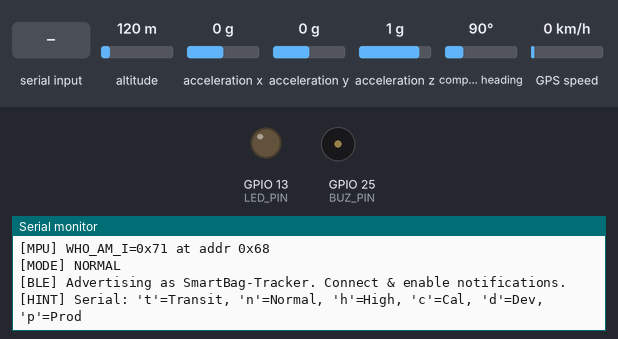
Recording of a sketch running on a simulated ESP32. Parts: output pins drawn as LEDs (lit = HIGH), buzzer (waves = sounding, pin HIGH), the last lines printed to the serial monitor. Wiring (inferred from the names in the program): MPU-9250 motion sensor at I2C address 0x68. Inputs (shaded band) come from the test bench; at power-on: altitude 120 m, acceleration x 0 g, acceleration y 0 g, acceleration z 1 g, compass heading 90°, GPS speed 0 km/h. The GPS gets a fix after 3 s at 37.7749, -122.4194 with 8 satellites; nothing arrives over Bluetooth unless stated; a phone connects over Bluetooth LE 3 s after start.

Above: at 1.4 s.
1.5 s: "t" received over Serial
At 1.81 s:
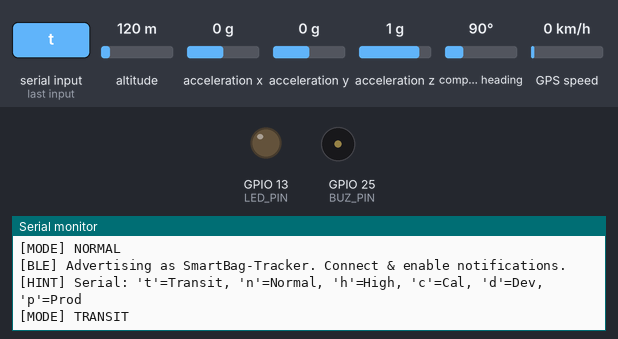
3.5 s: "h" received over Serial
At 3.9 s:
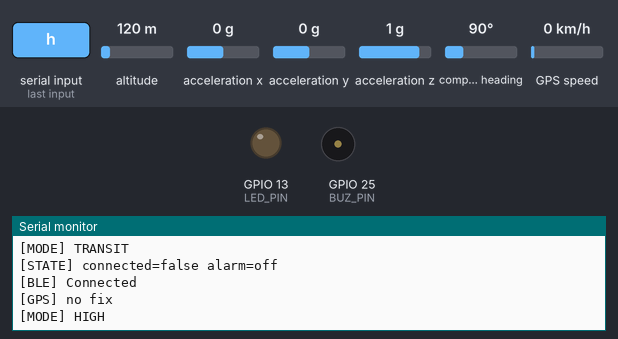
5.5 s: "c" received over Serial
At 6.4 s:
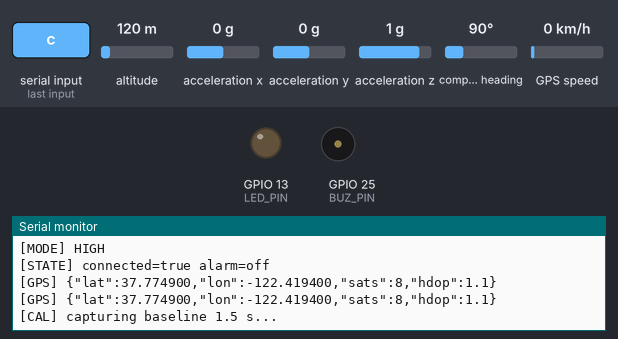

Measured:
- after the input at 1.5 s, the serial monitor: prints a new line at once (image 1)
- after the input at 3.5 s, the serial monitor: prints a new line at once (image 2)
- after the input at 5.5 s, the serial monitor: prints a new line at once (image 3)

The sketch:

final_v1.ino
```cpp
#include <Arduino.h>
#include <Wire.h>
#include <BLEDevice.h>
#include <BLEServer.h>
#include <BLEUtils.h>
#include <BLE2902.h>
#include <TinyGPSPlus.h>

// ===== Pins =====
const int BUZ_PIN = 25;   // Buzzer +
const int LED_PIN = 13;    // LED (through 220Ω to GND)
const int SDA_PIN = 21;   // I2C SDA (MPU)
const int SCL_PIN = 22;   // I2C SCL (MPU)
const int GPS_RX2 = 16;   // ESP32 RX2  <- GPS TX
const int GPS_TX2 = 17;   // ESP32 TX2  -> GPS RX (optional)

// ===== BLE UUIDs =====
#define SERVICE_UUID              "00001234-0000-1000-8000-00805f9b34fb"
#define CHARACTERISTIC_UUID_EVT   "00005678-0000-1000-8000-00805f9b34fb" // motion/tether events
#define CHARACTERISTIC_UUID_GPS   "0000A001-0000-1000-8000-00805f9b34fb" // GPS JSON

// ===== Tether alarm (BLE disconnect) =====
volatile bool deviceConnected = false;
unsigned long lastDisconnectedAt = 0;
unsigned long GRACE_MS = 2500;  // delay after disconnect before alarm

// ===== Siren (two-tone, non-blocking, using tone()) =====
int SIREN_F1 = 900;              // Hz
int SIREN_F2 = 1400;             // Hz
unsigned long SIREN_STEP_MS = 300;
bool alarmOn = false;
bool prevAlarmOn = false;
bool sirenAtF1 = true;
unsigned long lastSirenStep = 0;

// ===== Motion detection (MPU-9250/6500) =====
uint8_t  MPU_ADDR = 0x68; // 0x68 if AD0=GND, 0x69 if AD0=VCC
const uint8_t REG_PWR_MGMT_1   = 0x6B;
const uint8_t REG_ACCEL_CONFIG = 0x1C; // ±2g when 0x00
const uint8_t REG_ACCEL_XOUT_H = 0x3B;
const float   ACC_LSB_PER_G    = 16384.0f;

// ---- Tunable thresholds (changed via profiles/dev mode) ----
float     JERK_THR_G_PER_S = 1.00f;
float     STD_THR_G        = 0.065f;
float     TILT_THR_DEG     = 40.0f;
uint16_t  HOLD_MS          = 220;
uint16_t  WINDOW_MS        = 700;
uint16_t  READ_PERIOD_MS   = 15;    // ~66 Hz

// ---- Motion state / buffers ----
struct Sample { float dyn; float pitch; float roll; uint32_t t; };
const int MAX_SAMPLES = 128;
Sample ringBuf[MAX_SAMPLES];
int rbHead = 0, rbCount = 0;

float    lastMag = 1.0f;
uint32_t lastReadMs = 0;
uint32_t motionOverSince = 0;
uint32_t lastMotionNotify = 0;
const uint32_t REFRACTORY_MS = 4000; // min gap between motion notifies

// ===== GPS =====
TinyGPSPlus gps;
HardwareSerial GPS_Serial(2);
double lastLat = 0.0, lastLng = 0.0;

// ===== BLE globals =====
BLEServer*          gServer   = nullptr;
BLECharacteristic*  gCharEvt  = nullptr; // "MOTION" etc.
BLECharacteristic*  gCharGps  = nullptr; // JSON GPS

// ===== Helpers =====
float toDeg(float r){ return r * 57.29578f; }

// ===== Buzzer helpers (portable) =====
void buzzerInit() { pinMode(BUZ_PIN, OUTPUT); digitalWrite(BUZ_PIN, LOW); }
inline void buzzerTone(uint16_t freq) { tone(BUZ_PIN, freq); } // start/retune tone
inline void buzzerOff() { noTone(BUZ_PIN); digitalWrite(BUZ_PIN, LOW); }

// ===== BLE callbacks =====
class MyServerCallbacks : public BLEServerCallbacks {
  void onConnect(BLEServer* pServer) override {
    deviceConnected = true;
    alarmOn = false;
    buzzerOff();
    digitalWrite(LED_PIN, LOW);
    Serial.println("[BLE] Connected");
  }
  void onDisconnect(BLEServer* pServer) override {
    deviceConnected = false;
    lastDisconnectedAt = millis();
    Serial.println("[BLE] Disconnected");
    pServer->getAdvertising()->start();
  }
};

// ===== I2C / MPU helpers =====
bool mpuWrite8(uint8_t reg, uint8_t val) {
  Wire.beginTransmission(MPU_ADDR);
  Wire.write(reg); Wire.write(val);
  return Wire.endTransmission() == 0;
}
bool mpuReadBytes(uint8_t reg, uint8_t *buf, uint8_t len) {
  Wire.beginTransmission(MPU_ADDR);
  Wire.write(reg);
  if (Wire.endTransmission(false) != 0) return false;
  if (Wire.requestFrom((int)MPU_ADDR, (int)len) != len) return false;
  for (uint8_t i=0;i<len;i++) buf[i]=Wire.read();
  return true;
}
bool readAccelG(float &ax, float &ay, float &az) {
  uint8_t raw[6];
  if (!mpuReadBytes(REG_ACCEL_XOUT_H, raw, 6)) return false;
  int16_t rx = (int16_t)((raw[0]<<8)|raw[1]);
  int16_t ry = (int16_t)((raw[2]<<8)|raw[3]);
  int16_t rz = (int16_t)((raw[4]<<8)|raw[5]);
  ax=(float)rx/ACC_LSB_PER_G; ay=(float)ry/ACC_LSB_PER_G; az=(float)rz/ACC_LSB_PER_G;
  return true;
}

// ===== Siren (non-blocking) with instant start on rising edge =====
void runSiren() {
  unsigned long now = millis();

  // Rising edge: start immediately
  if (alarmOn && !prevAlarmOn) {
    buzzerTone(SIREN_F1);
    digitalWrite(LED_PIN, HIGH);
    lastSirenStep = now;
    sirenAtF1 = true;
  }

  if (!alarmOn) {
    buzzerOff();
    digitalWrite(LED_PIN, LOW);
  } else {
    if (now - lastSirenStep >= SIREN_STEP_MS) {
      lastSirenStep = now;
      sirenAtF1 = !sirenAtF1;
      buzzerTone(sirenAtF1 ? SIREN_F1 : SIREN_F2);
      digitalWrite(LED_PIN, sirenAtF1 ? HIGH : LOW);
    }
  }

  prevAlarmOn = alarmOn;
}

// ===== Motion features / decision =====
void processMotion(float ax,float ay,float az) {
  uint32_t now = millis();
  float mag = sqrtf(ax*ax+ay*ay+az*az);
  float dyn = fabsf(mag - 1.0f);

  float dt = (lastReadMs==0) ? 0.01f : (now - lastReadMs) / 1000.0f;
  if (dt <= 0) dt = 0.01f;
  lastReadMs = now;

  float jerk = fabsf(mag - lastMag) / dt;
  lastMag = mag;

  float pitch = toDeg(atan2f(ax, sqrtf(ay*ay + az*az)));
  float roll  = toDeg(atan2f(ay, sqrtf(ax*ax + az*az)));

  // push to ring buffer
  ringBuf[rbHead] = { dyn, pitch, roll, now };
  rbHead = (rbHead + 1) % MAX_SAMPLES;
  if (rbCount < MAX_SAMPLES) rbCount++;

  // window stats (last WINDOW_MS)
  float mean=0, m2=0; int n=0;
  float minP=+1e9, maxP=-1e9, minR=+1e9, maxR=-1e9;
  for (int i=0;i<rbCount;i++) {
    int idx = (rbHead - 1 - i + MAX_SAMPLES) % MAX_SAMPLES;
    if (now - ringBuf[idx].t > WINDOW_MS) break;
    float x = ringBuf[idx].dyn;
    n++; float d = x - mean; mean += d / n; m2 += d * (x - mean);
    if (ringBuf[idx].pitch < minP) minP = ringBuf[idx].pitch;
    if (ringBuf[idx].pitch > maxP) maxP = ringBuf[idx].pitch;
    if (ringBuf[idx].roll  < minR) minR = ringBuf[idx].roll;
    if (ringBuf[idx].roll  > maxR) maxR = ringBuf[idx].roll;
  }
  if (n < 5) return;

  float stdDyn   = sqrtf(m2 / (n - 1));
  float tiltSpan = max(maxP - minP, maxR - minR);

  bool cond = (jerk > JERK_THR_G_PER_S) && (stdDyn > STD_THR_G) && (tiltSpan > TILT_THR_DEG);

  // must persist for HOLD_MS
  if (cond) {
    if (motionOverSince == 0) motionOverSince = now;
  } else {
    motionOverSince = 0;
  }

  bool persistent = motionOverSince && (now - motionOverSince >= HOLD_MS);
  bool cooldown   = (now - lastMotionNotify) < REFRACTORY_MS;

  if (persistent && !cooldown) {
    lastMotionNotify = now;

    // Notify phone (if connected)
    if (deviceConnected && gCharEvt) {
      gCharEvt->setValue("MOTION");
      gCharEvt->notify();
    }
    // local short chirp (not the big tether siren)
    buzzerTone(1400);
    digitalWrite(LED_PIN, HIGH);
    delay(70);
    buzzerOff();
    digitalWrite(LED_PIN, LOW);

    motionOverSince = 0; // reset latch
  }
}

// ===== Profiles (numbers, no enums) =====
#define MODE_TRANSIT 0
#define MODE_NORMAL  1
#define MODE_HIGH    2

void setProfile(uint8_t mode) {
  switch (mode) {
    case MODE_TRANSIT:  // least sensitive (bus/train)
      JERK_THR_G_PER_S = 1.40f;
      STD_THR_G        = 0.10f;
      TILT_THR_DEG     = 60.0f;
      HOLD_MS          = 300;
      WINDOW_MS        = 700;
      READ_PERIOD_MS   = 20;
      Serial.println("[MODE] TRANSIT");
      break;
    case MODE_HIGH:     // most sensitive (café/library)
      JERK_THR_G_PER_S = 0.70f;
      STD_THR_G        = 0.045f;
      TILT_THR_DEG     = 25.0f;
      HOLD_MS          = 150;
      WINDOW_MS        = 800;
      READ_PERIOD_MS   = 12;
      Serial.println("[MODE] HIGH");
      break;
    case MODE_NORMAL:   // default campus walking
    default:
      JERK_THR_G_PER_S = 1.00f;
      STD_THR_G        = 0.065f;
      TILT_THR_DEG     = 40.0f;
      HOLD_MS          = 220;
      WINDOW_MS        = 700;
      READ_PERIOD_MS   = 15;
      Serial.println("[MODE] NORMAL");
      break;
  }
}

// ===== Auto-calibration =====
void autoCalibrateStd() {
  Serial.println("[CAL] capturing baseline 1.5 s...");
  uint32_t t0 = millis();
  float mean=0, m2=0; int n=0;
  while (millis() - t0 < 1500) {
    float ax, ay, az;
    if (readAccelG(ax, ay, az)) {
      float mag = sqrtf(ax*ax + ay*ay + az*az);
      float dyn = fabsf(mag - 1.0f);
      n++; float d = dyn - mean; mean += d / n; m2 += d * (dyn - mean);
    }
    delay(10);
  }
  float noiseStd = (n>1) ? sqrtf(m2/(n-1)) : 0.04f;
  STD_THR_G = max(0.045f, noiseStd * 2.2f);
  Serial.printf("[CAL] noiseStd=%.4f -> STD_THR_G=%.4f\n", noiseStd, STD_THR_G);
}

// ===== DEV / PROD quick toggles =====
void setDevMode(bool on) {
  if (on) {
    GRACE_MS = 0;                // instant siren on disconnect
    SIREN_STEP_MS = 120;         // snappier
    setProfile(MODE_HIGH);       // start very sensitive for testing
    Serial.println("[DEV] Instant-response mode ON");
  } else {
    GRACE_MS = 2500;
    SIREN_STEP_MS = 300;
    setProfile(MODE_NORMAL);
    Serial.println("[DEV] Instant-response mode OFF (production)");
  }
}

void setup() {
  pinMode(LED_PIN, OUTPUT);
  digitalWrite(LED_PIN, LOW);
  buzzerInit();

  Serial.begin(115200);
  delay(200);
  Serial.println("[BOOT] SmartBag: BLE + Motion + GPS");

  // I2C init (MPU)
  Wire.begin(SDA_PIN, SCL_PIN);
  Wire.setClock(400000);
  delay(50);

  // WHO_AM_I & address fallback to 0x69 if needed
  uint8_t who=0; mpuReadBytes(0x75, &who, 1);
  if (who == 0x00) { MPU_ADDR = 0x69; mpuReadBytes(0x75, &who, 1); }
  Serial.printf("[MPU] WHO_AM_I=0x%02X at addr 0x%02X\n", who, MPU_ADDR);

  // Wake + set accel ±2g
  mpuWrite8(REG_PWR_MGMT_1, 0x01);   // PLL
  delay(10);
  mpuWrite8(REG_ACCEL_CONFIG, 0x00); // ±2g
  delay(10);

  // GPS UART
  GPS_Serial.begin(9600, SERIAL_8N1, GPS_RX2, GPS_TX2); // NEO-6M default baud

  // Sensitivity profile
  setProfile(MODE_NORMAL);
  // For development, you can enable instant mode:
  // setDevMode(true);

  // BLE init
  BLEDevice::init("SmartBag-Tracker");
  gServer = BLEDevice::createServer();
  gServer->setCallbacks(new MyServerCallbacks());

  BLEService* svc = gServer->createService(BLEUUID(SERVICE_UUID));

  // Event characteristic (MOTION etc.)
  gCharEvt = svc->createCharacteristic(
               BLEUUID(CHARACTERISTIC_UUID_EVT),
               BLECharacteristic::PROPERTY_READ | BLECharacteristic::PROPERTY_NOTIFY
             );
  gCharEvt->setValue("ready");
  gCharEvt->addDescriptor(new BLE2902());

  // GPS characteristic (JSON)
  gCharGps = svc->createCharacteristic(
               BLEUUID(CHARACTERISTIC_UUID_GPS),
               BLECharacteristic::PROPERTY_READ | BLECharacteristic::PROPERTY_NOTIFY
             );
  gCharGps->setValue("{\"fix\":false}");
  gCharGps->addDescriptor(new BLE2902());

  svc->start();

  BLEAdvertising* adv = gServer->getAdvertising();
  adv->addServiceUUID(svc->getUUID());
  adv->setScanResponse(true);
  adv->start();

  Serial.println("[BLE] Advertising as SmartBag-Tracker. Connect & enable notifications.");
  Serial.println("[HINT] Serial: 't'=Transit, 'n'=Normal, 'h'=High, 'c'=Cal, 'd'=Dev, 'p'=Prod");
}

void loop() {
  unsigned long now = millis();

  // ----------- Tether alarm state -----------
  if (deviceConnected) {
    alarmOn = false;
  } else if (lastDisconnectedAt && (now - lastDisconnectedAt) > GRACE_MS) {
    alarmOn = true;
  } else {
    alarmOn = false;
  }
  runSiren();

  // ----------- Motion detection -----------
  static unsigned long lastRead = 0;
  if (deviceConnected && (now - lastRead) >= READ_PERIOD_MS) {
    lastRead = now;
    float ax, ay, az;
    if (readAccelG(ax, ay, az)) {
      processMotion(ax, ay, az);
    }
  }

  // ----------- GPS feeding & publish -----------
  while (GPS_Serial.available()) gps.encode(GPS_Serial.read());

  static unsigned long lastGpsMs = 0;
  if (deviceConnected && (now - lastGpsMs >= 1000)) {
    lastGpsMs = now;

    if (gps.location.isValid() && gps.hdop.isValid()) {
      double lat = gps.location.lat();
      double lng = gps.location.lng();
      uint32_t sats = gps.satellites.isValid() ? gps.satellites.value() : 0;
      double hdop = gps.hdop.hdop();

      bool movedEnough = (fabs(lat - lastLat) > 0.0001) || (fabs(lng - lastLng) > 0.0001);

      char buf[100];
      snprintf(buf, sizeof(buf),
               "{\"lat\":%.6f,\"lon\":%.6f,\"sats\":%lu,\"hdop\":%.1f}",
               lat, lng, (unsigned long)sats, hdop);
      gCharGps->setValue((uint8_t*)buf, strlen(buf));

      if (movedEnough || (lastLat == 0.0 && lastLng == 0.0)) {
        gCharGps->notify();
        lastLat = lat; lastLng = lng;
      }
      Serial.print("[GPS] "); Serial.println(buf);
    } else {
      gCharGps->setValue("{\"fix\":false}");
      Serial.println("[GPS] no fix");
    }
  }

  // ----------- Serial live controls -----------
  if (Serial.available()) {
    char c = Serial.read();
    if (c=='t') setProfile(MODE_TRANSIT);
    if (c=='n') setProfile(MODE_NORMAL);
    if (c=='h') setProfile(MODE_HIGH);
    if (c=='c') autoCalibrateStd();
    if (c=='d') setDevMode(true);
    if (c=='p') setDevMode(false);
  }

  // periodic state log
  static unsigned long lastLog=0;
  if (now - lastLog >= 2000) {
    lastLog = now;
    Serial.print("[STATE] connected=");
    Serial.print(deviceConnected ? "true" : "false");
    Serial.print(" alarm=");
    Serial.println(alarmOn ? "on" : "off");
  }
}
```
